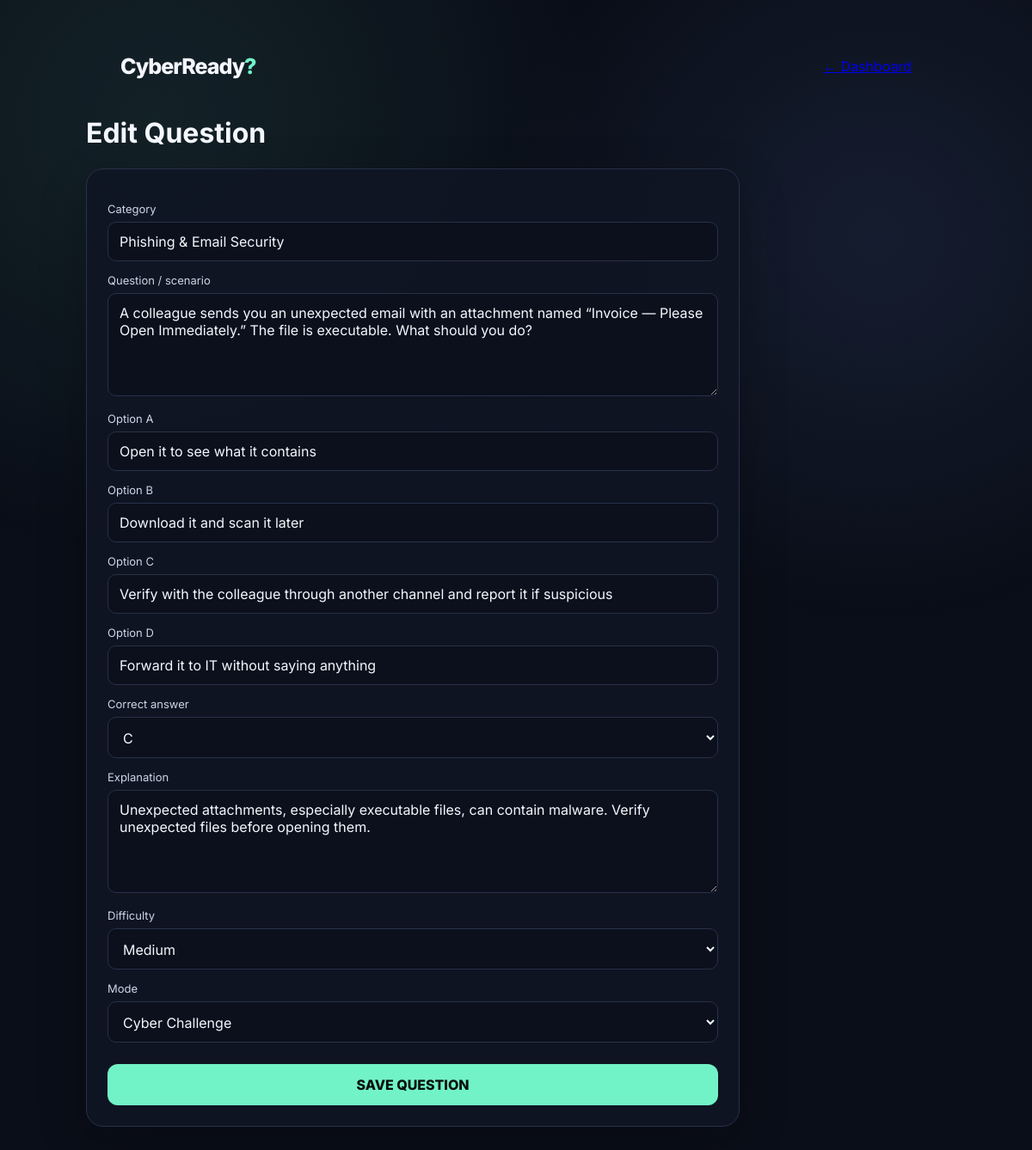
/admin/edit/3 (signed in), run on the app's committed database.
### tables this page shows
CREATE TABLE questions (
    id INTEGER PRIMARY KEY AUTOINCREMENT,
    category TEXT NOT NULL,
    question TEXT NOT NULL,
    option_a TEXT NOT NULL,
    option_b TEXT NOT NULL,
    option_c TEXT NOT NULL,
    option_d TEXT NOT NULL,
    correct_answer TEXT NOT NULL,
    explanation TEXT NOT NULL,
    difficulty TEXT NOT NULL DEFAULT 'Medium',
    mode TEXT NOT NULL DEFAULT 'challenge',
    created_at TEXT NOT NULL
);

### app.py (the view, shortened to what this page needs)
@app.route("/admin/edit/<int:qid>", methods=["GET", "POST"])
@admin_required
def edit_question(qid):
    conn = get_db()
    q = conn.execute("SELECT * FROM questions WHERE id=?", (qid,)).fetchone()
    if not q:
        conn.close()
        return "Question not found", 404
    conn.close()
    return render_template("edit_question.html", q=q)

### app.py (called while the page is built)
def get_db():
    conn = sqlite3.connect(DB_PATH)
    conn.row_factory = sqlite3.Row
    return conn

def admin_required(view):
    @wraps(view)
    def wrapped(*args, **kwargs):
        if not session.get("is_admin"):
            return redirect(url_for("admin_login"))
        return view(*args, **kwargs)
    return wrapped

### templates/edit_question.html (shortened to what this page needs)
<!doctype html>
<html lang="en">
<head>
<title>CyberReady? — Edit Question</title><link rel="stylesheet" href="{{ url_for('static', filename='css/style.css') }}">
</head>
<body>
<div class="shell admin-shell">
  <div class="topline"><div class="brand mini">CyberReady<span class="q">?</span></div><a href="{{ url_for('admin') }}">← Dashboard</a></div>
  <h1>{{ 'Edit Question' if q else 'Add Question' }}</h1>
  <form method="post" class="card edit-form">
    <label>Category</label><input name="category" value="{{ q['category'] if q else '' }}" required>
    <label>Question / scenario</label><textarea name="question" required>{{ q['question'] if q else '' }}</textarea>
    {% for key in ['a','b','c','d'] %}
      <label>Option {{ key|upper }}</label><input name="option_{{ key }}" value="{{ q['option_'+key] if q else '' }}" required>
    {% endfor %}
    <label>Correct answer</label>
    <select name="correct_answer">{% for x in ['A','B','C','D'] %}<option {% if q and q['correct_answer']==x %}selected{% endif %}>{{ x }}</option>{% endfor %}</select>
    <label>Explanation</label><textarea name="explanation" required>{{ q['explanation'] if q else '' }}</textarea>
    <label>Difficulty</label><select name="difficulty">{% for x in ['Easy','Medium','Hard'] %}<option {% if q and q['difficulty']==x %}selected{% endif %}>{{ x }}</option>{% endfor %}</select>
    <label>Mode</label><select name="mode"><option value="challenge" {% if not q or q['mode']=='challenge' %}selected{% endif %}>Cyber Challenge</option></select>
    <button class="primary" type="submit">SAVE QUESTION</button>
  </form>
</div>
</body></html>

### static/css/style.css (style rules this page uses)
:root { --bg:#080b14;--panel:#101624;--panel2:#151c2e;--text:#f5f7ff;--muted:#9aa6bf; --accent:#72f2c7;--accent2:#7aa7ff;--danger:#ff7187;--line:#273148; --shadow:0 18px 55px rgba(0,0,0,.24); }
* { box-sizing:border-box }
html { scroll-behavior:smooth }
body { margin:0;font-family:Inter,system-ui,sans-serif;background:#0a0e18;color:var(--text);min-height:100vh }
body:before { content:"";position:fixed;inset:0;pointer-events:none;background:radial-gradient(circle at 15% 10%,rgba(114,242,199,.09),transparent 32%),radial-gradient(circle at 85% 20%,rgba(122,167,255,.10),transparent 30%);z-index:-1 }
button,input,textarea,select { font:inherit }
.shell { width:min(1000px,92%);margin:0 auto;padding:40px 0 70px }
.brand { font-size:42px;font-weight:800;letter-spacing:-2px }
.brand.mini { font-size:25px;letter-spacing:-1px }
.q { color:var(--accent) }
.card { background:rgba(16,22,36,.9);border:1px solid var(--line);border-radius:20px;padding:24px;box-shadow:var(--shadow) }
label { display:block;font-size:13px;color:#cdd5e7;margin:14px 0 7px }
input,textarea,select { width:100%;background:#0b101c;border:1px solid var(--line);color:var(--text);border-radius:10px;padding:12px 13px }
textarea { min-height:120px;resize:vertical }
.primary,.secondary { border:0;border-radius:12px;padding:14px 18px;font-weight:800;cursor:pointer;text-decoration:none;display:inline-flex;align-items:center;justify-content:center;gap:10px;text-align:center;transition:transform .18s ease,box-shadow .18s ease,filter .18s ease }
.primary { background:var(--accent);color:#07110e;width:100%;margin-top:20px }
.topbar,.topline { width:min(1000px,92%);margin:0 auto;padding:22px 0;display:flex;justify-content:space-between;align-items:center }
.edit-form { max-width:760px }
.edit-form .primary { margin-top:25px }

### data on the page
questions: category "Phishing & Email Security", question "A colleague sends you an unexpected email with an attachment named “Invoice — Please Open Immediately.” The file is executable. What should you do?", option_a "Open it to see what it contains" "Download it and scan it later" "Verify with the colleague through another channel and report it if suspicious" "Forward it to IT without saying anything", correct_answer "C", explanation "Unexpected attachments, especially executable files, can contain malware. Verify unexpected files before opening them.", difficulty "Medium", mode "Cyber Challenge"

### other printed values
{{ 'Edit Question' if q else 'Add Question' }} "Edit Question"
{{ key|upper }} "A" "B" "C" "D"
